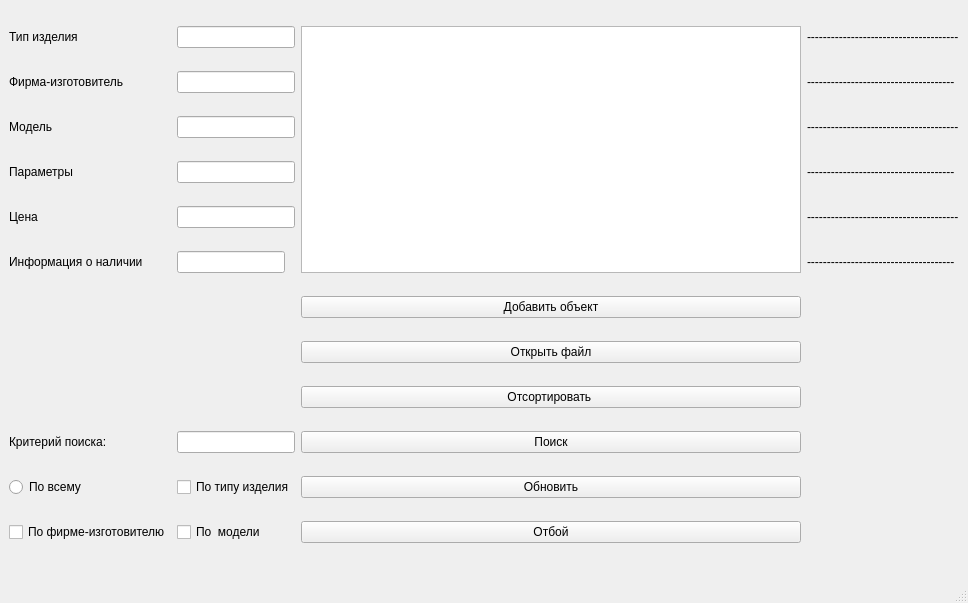
<?xml version="1.0" encoding="UTF-8"?>
<ui version="4.0">
 <class>MainWindow</class>
 <widget class="QMainWindow" name="MainWindow">
  <property name="geometry">
   <rect>
    <x>0</x>
    <y>0</y>
    <width>968</width>
    <height>603</height>
   </rect>
  </property>
  <property name="windowTitle">
   <string>MainWindow</string>
  </property>
  <widget class="QWidget" name="centralwidget">
   <layout class="QGridLayout" name="gridLayout">
    <item row="3" column="4">
     <widget class="QLabel" name="label_12">
      <property name="text">
       <string>-------------------------------------</string>
      </property>
     </widget>
    </item>
    <item row="3" column="0">
     <widget class="QLabel" name="label_5">
      <property name="text">
       <string>Параметры</string>
      </property>
     </widget>
    </item>
    <item row="13" column="0">
     <widget class="QCheckBox" name="checkBox_2">
      <property name="text">
       <string>По фирме-изготовителю</string>
      </property>
     </widget>
    </item>
    <item row="1" column="1">
     <widget class="QLineEdit" name="lineEdit_2">
      <property name="sizePolicy">
       <sizepolicy hsizetype="Minimum" vsizetype="Fixed">
        <horstretch>0</horstretch>
        <verstretch>0</verstretch>
       </sizepolicy>
      </property>
     </widget>
    </item>
    <item row="11" column="1">
     <widget class="QCheckBox" name="checkBox_3">
      <property name="text">
       <string>По типу изделия</string>
      </property>
     </widget>
    </item>
    <item row="0" column="3" rowspan="6">
     <widget class="QListWidget" name="listWidget"/>
    </item>
    <item row="6" column="1">
     <widget class="QLabel" name="label_15">
      <property name="text">
       <string/>
      </property>
     </widget>
    </item>
    <item row="0" column="0">
     <widget class="QLabel" name="label_2">
      <property name="text">
       <string>Тип изделия</string>
      </property>
     </widget>
    </item>
    <item row="5" column="1">
     <widget class="QLineEdit" name="lineEdit_6">
      <property name="sizePolicy">
       <sizepolicy hsizetype="Maximum" vsizetype="Fixed">
        <horstretch>0</horstretch>
        <verstretch>0</verstretch>
       </sizepolicy>
      </property>
     </widget>
    </item>
    <item row="11" column="0">
     <widget class="QRadioButton" name="radioButton">
      <property name="text">
       <string>По всему</string>
      </property>
     </widget>
    </item>
    <item row="8" column="3">
     <widget class="QPushButton" name="pushButton_3">
      <property name="text">
       <string>Отсортировать </string>
      </property>
     </widget>
    </item>
    <item row="0" column="4">
     <widget class="QLabel" name="label_9">
      <property name="text">
       <string>--------------------------------------</string>
      </property>
     </widget>
    </item>
    <item row="7" column="3">
     <widget class="QPushButton" name="pushButton_2">
      <property name="text">
       <string>Открыть файл</string>
      </property>
     </widget>
    </item>
    <item row="1" column="4">
     <widget class="QLabel" name="label_10">
      <property name="text">
       <string>-------------------------------------</string>
      </property>
     </widget>
    </item>
    <item row="5" column="0">
     <widget class="QLabel" name="label_7">
      <property name="text">
       <string>Информация о наличии</string>
      </property>
     </widget>
    </item>
    <item row="3" column="1">
     <widget class="QLineEdit" name="lineEdit_4">
      <property name="sizePolicy">
       <sizepolicy hsizetype="Minimum" vsizetype="Fixed">
        <horstretch>0</horstretch>
        <verstretch>0</verstretch>
       </sizepolicy>
      </property>
     </widget>
    </item>
    <item row="9" column="0">
     <widget class="QLabel" name="label">
      <property name="text">
       <string>Критерий поиска:</string>
      </property>
     </widget>
    </item>
    <item row="6" column="3">
     <widget class="QPushButton" name="pushButton">
      <property name="text">
       <string>Добавить объект</string>
      </property>
     </widget>
    </item>
    <item row="4" column="0">
     <widget class="QLabel" name="label_6">
      <property name="text">
       <string>Цена</string>
      </property>
     </widget>
    </item>
    <item row="9" column="1">
     <widget class="QLineEdit" name="lineEdit_8">
      <property name="sizePolicy">
       <sizepolicy hsizetype="Minimum" vsizetype="Fixed">
        <horstretch>0</horstretch>
        <verstretch>0</verstretch>
       </sizepolicy>
      </property>
     </widget>
    </item>
    <item row="1" column="0">
     <widget class="QLabel" name="label_3">
      <property name="text">
       <string>Фирма-изготовитель</string>
      </property>
     </widget>
    </item>
    <item row="4" column="1">
     <widget class="QLineEdit" name="lineEdit_5">
      <property name="sizePolicy">
       <sizepolicy hsizetype="Minimum" vsizetype="Fixed">
        <horstretch>0</horstretch>
        <verstretch>0</verstretch>
       </sizepolicy>
      </property>
     </widget>
    </item>
    <item row="9" column="3">
     <widget class="QPushButton" name="pushButton_5">
      <property name="text">
       <string>Поиск</string>
      </property>
     </widget>
    </item>
    <item row="2" column="4">
     <widget class="QLabel" name="label_11">
      <property name="text">
       <string>--------------------------------------</string>
      </property>
     </widget>
    </item>
    <item row="2" column="1">
     <widget class="QLineEdit" name="lineEdit_3">
      <property name="sizePolicy">
       <sizepolicy hsizetype="Minimum" vsizetype="Fixed">
        <horstretch>0</horstretch>
        <verstretch>0</verstretch>
       </sizepolicy>
      </property>
     </widget>
    </item>
    <item row="4" column="4">
     <widget class="QLabel" name="label_13">
      <property name="text">
       <string>--------------------------------------</string>
      </property>
     </widget>
    </item>
    <item row="5" column="4">
     <widget class="QLabel" name="label_14">
      <property name="text">
       <string>-------------------------------------</string>
      </property>
     </widget>
    </item>
    <item row="0" column="1">
     <widget class="QLineEdit" name="lineEdit">
      <property name="enabled">
       <bool>true</bool>
      </property>
      <property name="sizePolicy">
       <sizepolicy hsizetype="Minimum" vsizetype="Fixed">
        <horstretch>0</horstretch>
        <verstretch>0</verstretch>
       </sizepolicy>
      </property>
     </widget>
    </item>
    <item row="13" column="3">
     <widget class="QPushButton" name="pushButton_6">
      <property name="text">
       <string>Отбой</string>
      </property>
     </widget>
    </item>
    <item row="13" column="1">
     <widget class="QCheckBox" name="checkBox">
      <property name="text">
       <string>По  модели</string>
      </property>
     </widget>
    </item>
    <item row="2" column="0">
     <widget class="QLabel" name="label_4">
      <property name="text">
       <string>Модель</string>
      </property>
     </widget>
    </item>
    <item row="11" column="3">
     <widget class="QPushButton" name="pushButton_4">
      <property name="text">
       <string>Обновить</string>
      </property>
     </widget>
    </item>
   </layout>
  </widget>
  <widget class="QMenuBar" name="menubar">
   <property name="geometry">
    <rect>
     <x>0</x>
     <y>0</y>
     <width>968</width>
     <height>22</height>
    </rect>
   </property>
  </widget>
  <widget class="QStatusBar" name="statusbar"/>
 </widget>
 <resources/>
 <connections/>
</ui>
